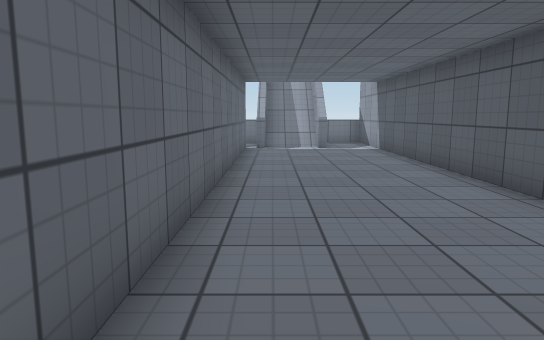
View 1 (above)

18 first-person views from a walk through a scene from a Unity 3-D project. The camera is 1.2 m above the floor, tilts 8° down and sees 70° across. The floor is counted in squares, 1 m on a side. Each view is taken from the middle of a square. On the plan, view 1 faces up. The plan holds only what a view shows up to about 15 squares ahead; the rest is blank. The place goes on beyond the plan. Surface patterns are stand-ins for the level's own textures.

View 2
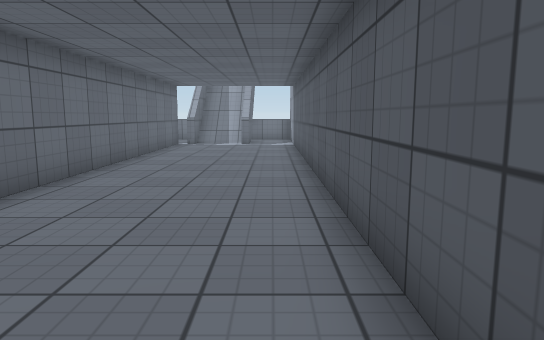

View 3
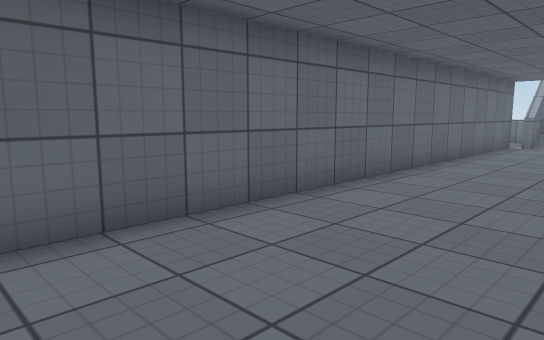

View 4
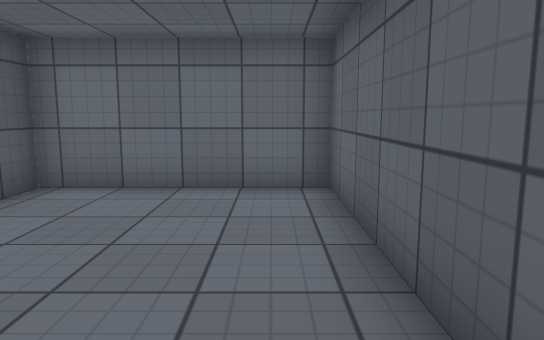

View 5
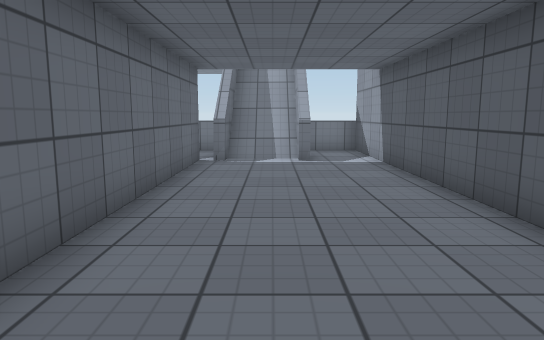

View 6
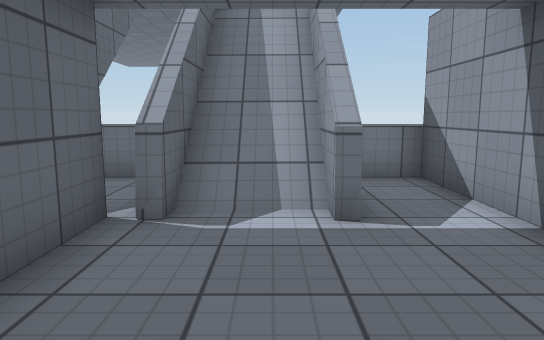

View 7
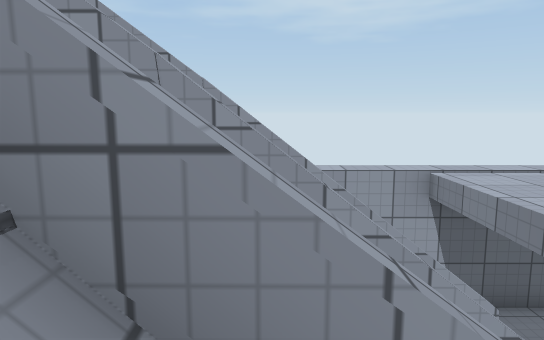

View 8
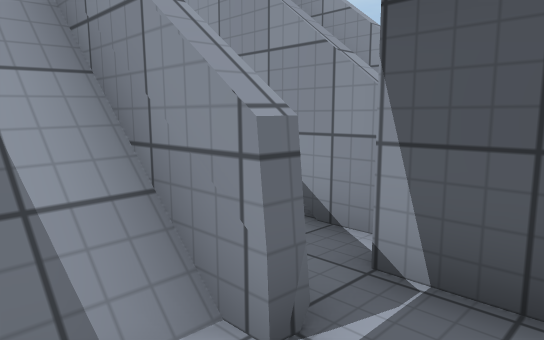

View 9
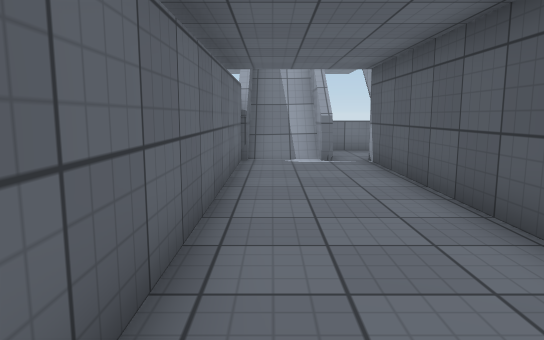

View 10
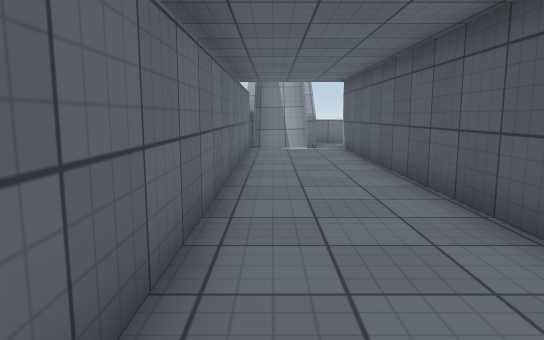

View 11
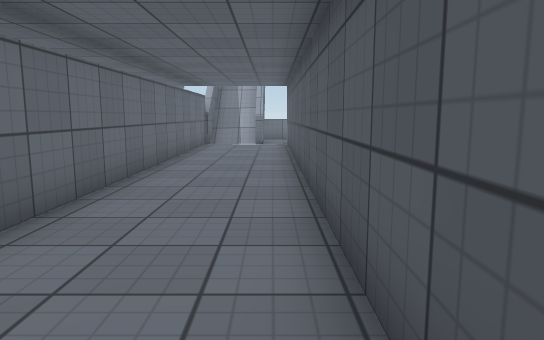

View 12
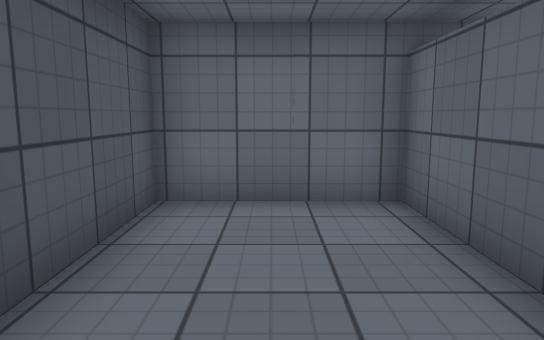

View 13
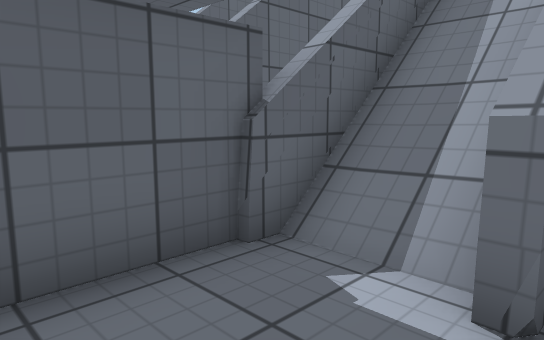

View 14
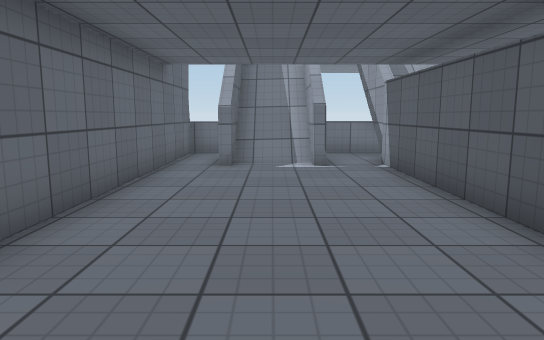

View 15
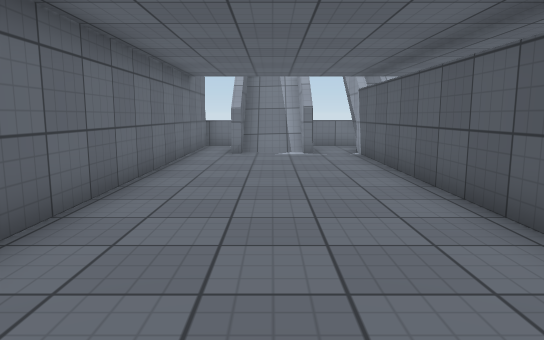

View 16
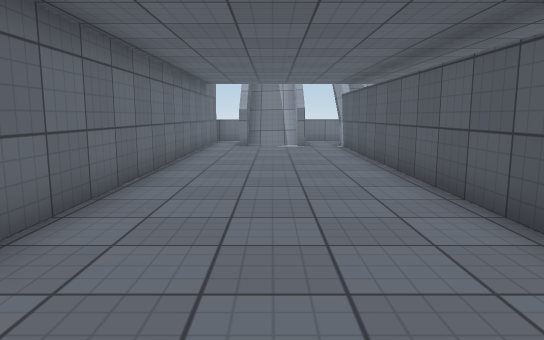

View 17
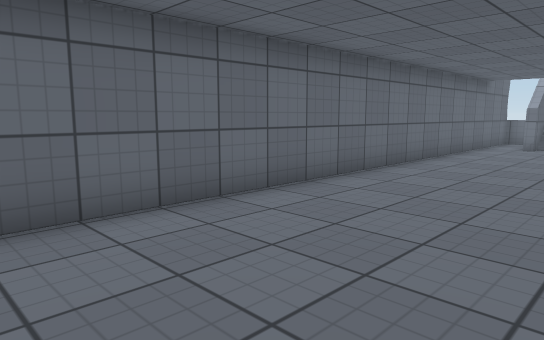

View 18
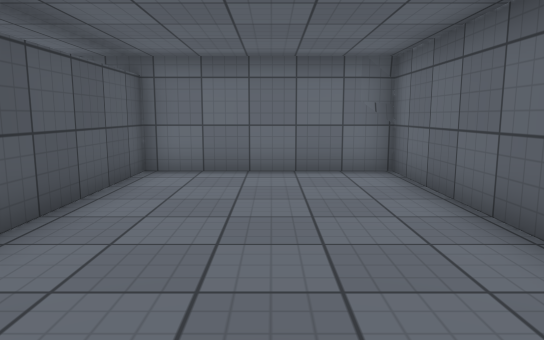

### Floor plan
Key: @ floor where view 1 was taken; # wall or solid block; x gap in a wall; . floor; / step, stairs or slope; = window, fence, low wall or low ledge; ^ raised ledge.
Columns run from 11 left of view 1 to 4 right of it. Each row starts with its distance up from view 1.
 21              =
 20            = =
 19         x^ =/^^^
 18 ^^^/^^=/=^^^/^^^
 17 #.#/#.#/####/#.#
 16 #.#/#.#/## ^/#.#
 15 #.#/#.#/####/#.#
 14 #.....#...#....#
 13 #.....#...#....#
 12 #.....#...#....#
 11 #.....#...#....#
 10 #.....#...#....#
  9 #.....#...#....#
  8 #.....#...#....#
  7 #.....#...#....#
  6 #.....#...#....#
  5 #.....#...#....#
  4 #.....#...#....#
  3 #.....#...#....#
  2 #.....#...#....#
  1 #.....#...#....#
  0 #.....#...#@...#
 -1 #.....#...#....#
 -2 ########..#....#
 -3 ##     #########

Positions as (right, up) in squares from view 1, and headings:
1: (0, 0), facing up
2: (3, -2), facing up
3: (3, -2), facing up-left
4: (0, 4), facing down
5: (1, 4), facing up
6: (1, 10), facing up
7: (-4, 18), facing right
8: (-4, 13), facing up-right
9: (-4, 4), facing up
10: (-4, 0), facing up
11: (-2, -2), facing up
12: (-3, 3), facing down
13: (-2, 12), facing up-left
14: (-8, 5), facing up
15: (-8, 2), facing up
16: (-8, -1), facing up
17: (-6, -1), facing up-left
18: (-8, 6), facing down
